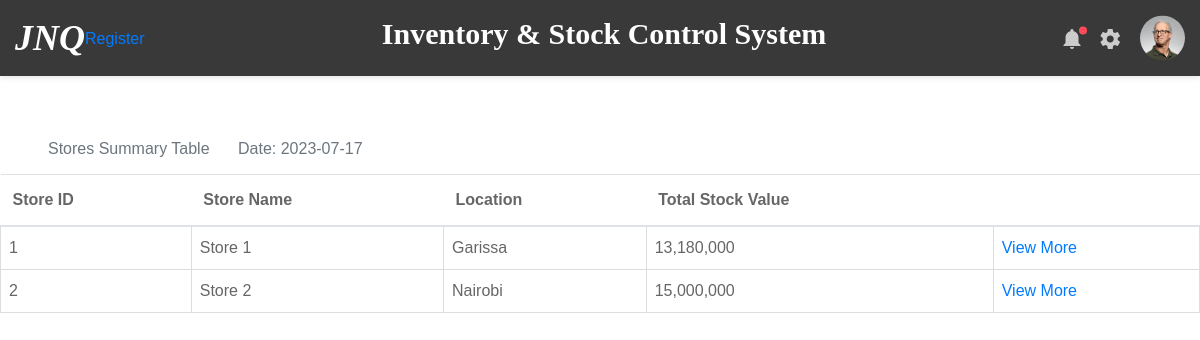
Before: /view_stores with the older database file.
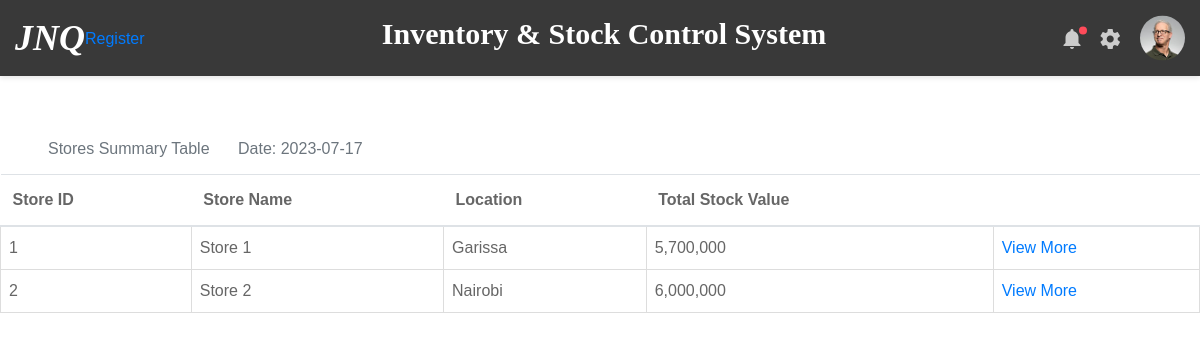
After: the same page with the newer database file.
### inventory/models.py (models this page shows)
class Store(db.Model):
    id = db.Column(db.Integer, primary_key=True)
    store_name = db.Column(db.String(60), nullable=False, unique=True)
    location = db.Column(db.String(60), nullable=False)
    date_registered = db.Column(db.DateTime, default=datetime.now)
    user_id = db.Column(db.Integer, db.ForeignKey('user.id'))
    stock_in = db.relationship('StockIn', backref='store', lazy=True)
    stock_out = db.relationship('StockOut', backref='store', lazy=True)
    item_association = db.relationship('StoreItem', back_populates='store')
    items = association_proxy("item_association", "item")

### inventory/routes.py (the view)
@app.route('/view_stores', methods=['GET', 'POST'])
def view_stores():
    stores = Store.query.all()
    date = today_date()
    store_stock_lookup = {}
    total_stock_value = []
    for store in stores:
        store_items = StoreItem.query.filter_by(store_id=store.id).all()
        stock_value_list = []
        for product in store_items:
            stock_value_list.append(product.item_value)
        total_stock_value = sum(stock_value_list)
        store_stock_lookup[store.id] = total_stock_value
    return render_template('view_stores.html', store_stock_lookup=store_stock_lookup, stores=stores, date=date,
                           total_stock_value=total_stock_value)

### inventory/routes.py (called while the page is built)
def today_date():
    date_today = datetime.today().strftime('%Y-%m-%d')
    return date_today

### inventory/templates/view_stores.html
{% extends 'layout.html' %}
{% block content %}
     <table class="table">
         <caption class="ml-5" style="caption-side: top">Stores Summary Table<span class="ml-4"> Date: {{date}}</span></caption>
          <thead>
            <tr>
              <th scope="col">Store ID</th>
              <th scope="col">Store Name</th>
              <th scope="col">Location</th>
              <th scope="col">Total Stock Value</th>
              <th scope="col"></th>
            </tr>
          </thead>
          <tbody>
          {% for store in stores %}
            <tr>
              <td>{{ store.id }}</td>
              <td>{{store.store_name }}</td>
              <td>{{store.location}}</td>
              <td>{{ "{:,}".format(store_stock_lookup[store.id]) }}</td>
              <td><a href="{{ url_for('view_store', store_id=store.id )}}">View More</a></td>
            </tr>
          {% endfor %}
          </tbody>
     </table>
{% endblock %}

Changed rows visible on the page:
changed Store "Store 1": store_stock_lookup "13,180,000" → "5,700,000"
changed Store "Store 2": store_stock_lookup "15,000,000" → "6,000,000"
